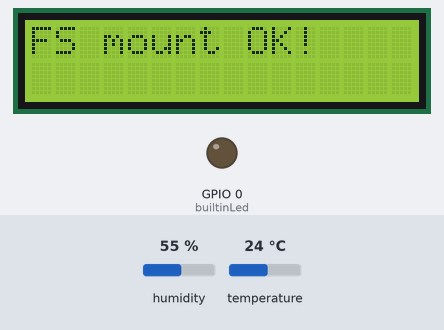
Recording of a sketch running on a simulated ESP8266 (NodeMCU). Parts: 16×2 character LCD, output pins drawn as LEDs (lit = HIGH). Inputs (shaded band) come from the test bench; at power-on: humidity 55 %, temperature 24 °C. WiFi joins after 1.5 s; servers stay silent unless stated; storage starts empty; not simulated (calls return 0 or success): WiFiSecrets.h.

Above: at 0.1 s.
At 2.2 s:
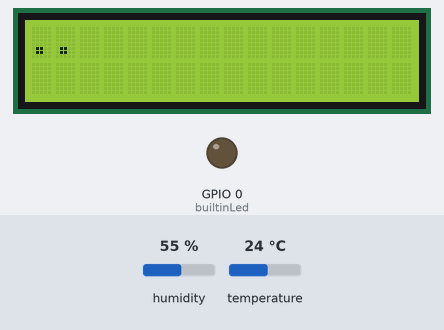
At 3.2 s:
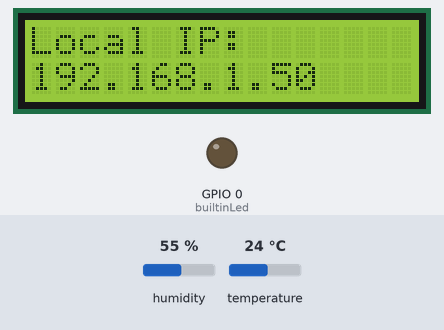

Measured:
- what the display in image 1 shows lasts 1.0 s, from 2.1 s to 3.1 s

The sketch:

esp8266_sensor_server.ino
```cpp
#include <ESP8266WiFi.h>
#include <ESPAsyncTCP.h>
#include <ESPAsyncWebServer.h>
#include <LittleFS.h>
#include <Wire.h>
#include <LiquidCrystal_I2C.h>
#include <DHT.h>
#include "WiFiSecrets.h"

// Timer variables
const unsigned long sendDelay = 4000;
const unsigned long sensorDelay = 2000;
const unsigned long msgPrintDelay = 1000;
// Builtin LED pin number
const uint8_t builtinLed = 0;
// IP address beginning location on LCD display.
const uint8_t ipBeginRow = 1;
const uint8_t ipBeginCol = 0;
// LCD SDA and SCL pin numbers
const uint8_t lcdSdaPin = 1;
const uint8_t lcdSclPin = 3;
// Size of individual readings buffer
const uint8_t indReadBuffSize = 6;
// Max number of websocket clients
const std::size_t maxNumClients = 3;
// Code to send to client representing num clients connected has exceeded maximum
const uint16_t maxNumCliExCode = 4050;
// More timer variables
unsigned long lastTimeStampSinceBroadcast = 0;
unsigned long lastTimeSinceSensorPolled = 0;
// Set the LCD address to 0x27 for a 16 chars and 2 line display
LiquidCrystal_I2C lcd(0x27, 16, 2);
// Pin 2, DHT22 type sensor
DHT dht(2, DHT22);
// Create AsyncWebServer object on port 80
AsyncWebServer server(80);
// Create a WebSocket object connecting to uri "ws://[IP-OF-ESP8266-HERE]/wbskt"
AsyncWebSocket websktConn("/wbskt");
char allReadings[35] = {'\0'};
float temprt = 0;
float humid = 0;

// Obtains sensor readings via global variables
void getSensorReadings() {
  char temprtReading[indReadBuffSize] = {'\0'};
  char humidReading[indReadBuffSize] = {'\0'};
  if (millis() - lastTimeSinceSensorPolled > sensorDelay) {
    temprt = dht.readTemperature();
    humid = dht.readHumidity();
    lastTimeSinceSensorPolled = millis();
  }
  if (!isnan(temprt)) {
    snprintf_P(temprtReading, sizeof(temprtReading), PSTR("%.2f"), temprt);
  } else {
    snprintf_P(temprtReading, sizeof(temprtReading), PSTR("%s"), PSTR("\"nan\""));
  }
  if (!isnan(humid)) {
    snprintf_P(humidReading, sizeof(humidReading), PSTR("%.2f"), humid);
  } else {
    snprintf_P(humidReading, sizeof(humidReading), PSTR("%s"), PSTR("\"nan\""));
  }
  memset(allReadings, 0, sizeof(allReadings));
  strcat_P(allReadings, PSTR("{ \"temp\": "));
  strcat(allReadings, temprtReading);
  strcat_P(allReadings, PSTR(", \"humd\": "));
  strcat(allReadings, humidReading);
  strcat_P(allReadings, PSTR(" }\r\n"));
}

// Event handler that prevents too many clients from connecting at once.
void onEvent(AsyncWebSocket *server, AsyncWebSocketClient *client, AwsEventType type, void *arg, uint8_t *data, size_t len) {
  switch (type) {
    case WS_EVT_CONNECT:
      // Plus one stands for this new client connecting
      if (server->getClients().size() + 1 > maxNumClients) {
        client->text(F("{ \"temp\": \"CONN_DENIED\", \"humd\": \"CONN_DENIED\" }\r\n"));
        client->close(maxNumCliExCode);
      }
      break;
    case WS_EVT_DISCONNECT:
    case WS_EVT_DATA:
    case WS_EVT_PONG:
    case WS_EVT_ERROR:
      break;
  }
}

void initFS() {
  if (!LittleFS.begin()) {
    lcd.print("FS mount ERR!");
    while (true) {}
  } else {
    lcd.print("FS mount OK!");
  }
  delay(msgPrintDelay);
}

void initWiFi() {
  WiFi.mode(WIFI_STA);
  WiFi.begin(ssid, password);
  while (WiFi.status() != WL_CONNECTED) {
    lcd.print('.');
    delay(msgPrintDelay);
  }
}


void setup() {
  pinMode(builtinLed, OUTPUT);
  digitalWrite(builtinLed, LOW);
  lcd.begin(lcdSdaPin, lcdSclPin);
  lcd.backlight();
  dht.begin();
  initFS();
  lcd.clear();
  initWiFi();
  websktConn.onEvent(onEvent);
  server.addHandler(&websktConn);
    // Web Server Root URL
  server.on("/", HTTP_GET, [](AsyncWebServerRequest *request) {
    request->send(LittleFS, "/index.html", "text/html");
  });
  /*
   * Have server serve root statically regardless of whatever
   * requests are sent from clients.
   */
  server.serveStatic("/", LittleFS, "/");
  // Start server
  server.begin();
  // Display IP address to connect to
  lcd.clear();
  lcd.print("Local IP:");
  lcd.setCursor(ipBeginCol, ipBeginRow);
  lcd.print(WiFi.localIP().toString());
}

void loop() {
  if ((millis() - lastTimeStampSinceBroadcast > sendDelay)) {
    digitalWrite(builtinLed, HIGH);
    getSensorReadings();
    websktConn.textAll(allReadings);
    lastTimeStampSinceBroadcast = millis();
    digitalWrite(builtinLed, LOW);
  }
  websktConn.cleanupClients();
}
```
